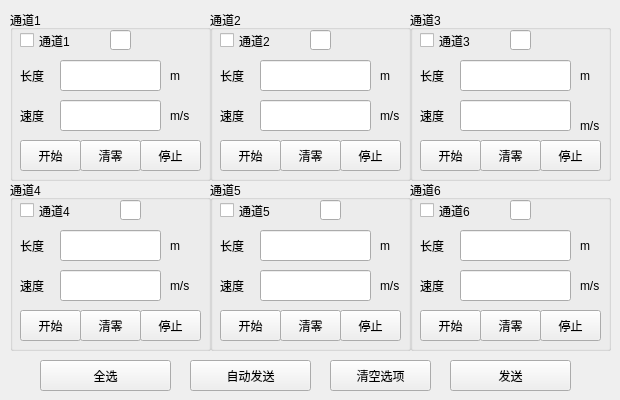
    <widget class="QWidget" name="caiji">
     <attribute name="title">
      <string>采集</string>
     </attribute>
     <widget class="QGroupBox" name="caiji1">
      <property name="geometry">
       <rect>
        <x>10</x>
        <y>10</y>
        <width>201</width>
        <height>171</height>
       </rect>
      </property>
      <property name="title">
       <string>通道1</string>
      </property>
      <widget class="QLineEdit" name="changdu1">
       <property name="geometry">
        <rect>
         <x>50</x>
         <y>50</y>
         <width>101</width>
         <height>31</height>
        </rect>
       </property>
      </widget>
      <widget class="QLineEdit" name="sudu1">
       <property name="geometry">
        <rect>
         <x>50</x>
         <y>90</y>
         <width>101</width>
         <height>31</height>
        </rect>
       </property>
      </widget>
      <widget class="QPushButton" name="caiji1kaishi">
       <property name="geometry">
        <rect>
         <x>10</x>
         <y>130</y>
         <width>61</width>
         <height>31</height>
        </rect>
       </property>
       <property name="text">
        <string>开始</string>
       </property>
      </widget>
      <widget class="QPushButton" name="caiji1qingling">
       <property name="geometry">
        <rect>
         <x>70</x>
         <y>130</y>
         <width>61</width>
         <height>31</height>
        </rect>
       </property>
       <property name="text">
        <string>清零</string>
       </property>
      </widget>
      <widget class="QLabel" name="label_9">
       <property name="geometry">
        <rect>
         <x>10</x>
         <y>50</y>
         <width>41</width>
         <height>31</height>
        </rect>
       </property>
       <property name="text">
        <string>长度</string>
       </property>
      </widget>
      <widget class="QLabel" name="label_13">
       <property name="geometry">
        <rect>
         <x>10</x>
         <y>90</y>
         <width>41</width>
         <height>31</height>
        </rect>
       </property>
       <property name="text">
        <string>速度</string>
       </property>
      </widget>
      <widget class="QCheckBox" name="caiji1check">
       <property name="geometry">
        <rect>
         <x>10</x>
         <y>20</y>
         <width>81</width>
         <height>21</height>
        </rect>
       </property>
       <property name="text">
        <string>通道1</string>
       </property>
      </widget>
      <widget class="QLabel" name="label_7">
       <property name="geometry">
        <rect>
         <x>160</x>
         <y>50</y>
         <width>21</width>
         <height>31</height>
        </rect>
       </property>
       <property name="text">
        <string>m</string>
       </property>
      </widget>
      <widget class="QLabel" name="label_8">
       <property name="geometry">
        <rect>
         <x>160</x>
         <y>90</y>
         <width>31</width>
         <height>31</height>
        </rect>
       </property>
       <property name="text">
        <string>m/s</string>
       </property>
      </widget>
      <widget class="QLineEdit" name="deng1">
       <property name="geometry">
        <rect>
         <x>100</x>
         <y>20</y>
         <width>21</width>
         <height>20</height>
        </rect>
       </property>
      </widget>
     </widget>
     <widget class="QGroupBox" name="groupBox_2">
      <property name="geometry">
       <rect>
        <x>210</x>
        <y>10</y>
        <width>201</width>
        <height>171</height>
       </rect>
      </property>
      <property name="title">
       <string>通道2</string>
      </property>
      <widget class="QLineEdit" name="changdu2">
       <property name="geometry">
        <rect>
         <x>50</x>
         <y>50</y>
         <width>111</width>
         <height>31</height>
        </rect>
       </property>
      </widget>
      <widget class="QLineEdit" name="sudu2">
       <property name="geometry">
        <rect>
         <x>50</x>
         <y>90</y>
         <width>111</width>
         <height>31</height>
        </rect>
       </property>
      </widget>
      <widget class="QPushButton" name="pushButton_11">
       <property name="geometry">
        <rect>
         <x>10</x>
         <y>130</y>
         <width>61</width>
         <height>31</height>
        </rect>
       </property>
       <property name="text">
        <string>开始</string>
       </property>
      </widget>
      <widget class="QPushButton" name="pushButton_12">
       <property name="geometry">
        <rect>
         <x>70</x>
         <y>130</y>
         <width>61</width>
         <height>31</height>
        </rect>
       </property>
       <property name="text">
        <string>清零</string>
       </property>
      </widget>
      <widget class="QPushButton" name="pushButton_13">
       <property name="geometry">
        <rect>
         <x>130</x>
         <y>130</y>
         <width>61</width>
         <height>31</height>
        </rect>
       </property>
       <property name="text">
        <string>停止</string>
       </property>
      </widget>
      <widget class="QLabel" name="label_19">
       <property name="geometry">
        <rect>
         <x>10</x>
         <y>50</y>
         <width>41</width>
         <height>31</height>
        </rect>
       </property>
       <property name="text">
        <string>长度</string>
       </property>
      </widget>
      <widget class="QLabel" name="label_20">
       <property name="geometry">
        <rect>
         <x>10</x>
         <y>90</y>
         <width>41</width>
         <height>31</height>
        </rect>
       </property>
       <property name="text">
        <string>速度</string>
       </property>
      </widget>
      <widget class="QCheckBox" name="caiji2check">
       <property name="geometry">
        <rect>
         <x>10</x>
         <y>20</y>
         <width>81</width>
         <height>21</height>
        </rect>
       </property>
       <property name="text">
        <string>通道2</string>
       </property>
      </widget>
      <widget class="QLabel" name="label_10">
       <property name="geometry">
        <rect>
         <x>170</x>
         <y>50</y>
         <width>21</width>
         <height>31</height>
        </rect>
       </property>
       <property name="text">
        <string>m</string>
       </property>
      </widget>
      <widget class="QLabel" name="label_11">
       <property name="geometry">
        <rect>
         <x>170</x>
         <y>90</y>
         <width>31</width>
         <height>31</height>
        </rect>
       </property>
       <property name="text">
        <string>m/s</string>
       </property>
      </widget>
      <widget class="QLineEdit" name="deng2">
       <property name="geometry">
        <rect>
         <x>100</x>
         <y>20</y>
         <width>21</width>
         <height>20</height>
        </rect>
       </property>
      </widget>
     </widget>
     <widget class="QGroupBox" name="groupBox_3">
      <property name="geometry">
       <rect>
        <x>410</x>
        <y>10</y>
        <width>201</width>
        <height>171</height>
       </rect>
      </property>
      <property name="title">
       <string>通道3</string>
      </property>
      <widget class="QLineEdit" name="changdu3">
       <property name="geometry">
        <rect>
         <x>50</x>
         <y>50</y>
         <width>111</width>
         <height>31</height>
        </rect>
       </property>
      </widget>
      <widget class="QLineEdit" name="sudu3">
       <property name="geometry">
        <rect>
         <x>50</x>
         <y>90</y>
         <width>111</width>
         <height>31</height>
        </rect>
       </property>
      </widget>
      <widget class="QPushButton" name="pushButton_14">
       <property name="geometry">
        <rect>
         <x>10</x>
         <y>130</y>
         <width>61</width>
         <height>31</height>
        </rect>
       </property>
       <property name="text">
        <string>开始</string>
       </property>
      </widget>
      <widget class="QPushButton" name="pushButton_15">
       <property name="geometry">
        <rect>
         <x>70</x>
         <y>130</y>
         <width>61</width>
         <height>31</height>
        </rect>
       </property>
       <property name="text">
        <string>清零</string>
       </property>
      </widget>
      <widget class="QPushButton" name="pushButton_16">
       <property name="geometry">
        <rect>
         <x>130</x>
         <y>130</y>
         <width>61</width>
         <height>31</height>
        </rect>
       </property>
       <property name="text">
        <string>停止</string>
       </property>
      </widget>
      <widget class="QLabel" name="label_21">
       <property name="geometry">
        <rect>
         <x>10</x>
         <y>50</y>
         <width>41</width>
         <height>31</height>
        </rect>
       </property>
       <property name="text">
        <string>长度</string>
       </property>
      </widget>
      <widget class="QLabel" name="label_22">
       <property name="geometry">
        <rect>
         <x>10</x>
         <y>90</y>
         <width>41</width>
         <height>31</height>
        </rect>
       </property>
       <property name="text">
        <string>速度</string>
       </property>
      </widget>
      <widget class="QCheckBox" name="caiji3check">
       <property name="geometry">
        <rect>
         <x>10</x>
         <y>20</y>
         <width>81</width>
         <height>21</height>
        </rect>
       </property>
       <property name="text">
        <string>通道3</string>
       </property>
      </widget>
      <widget class="QLabel" name="label_12">
       <property name="geometry">
        <rect>
         <x>170</x>
         <y>100</y>
         <width>31</width>
         <height>31</height>
        </rect>
       </property>
       <property name="text">
        <string>m/s</string>
       </property>
      </widget>
      <widget class="QLabel" name="label_14">
       <property name="geometry">
        <rect>
         <x>170</x>
         <y>50</y>
         <width>21</width>
         <height>31</height>
        </rect>
       </property>
       <property name="text">
        <string>m</string>
       </property>
      </widget>
      <widget class="QLineEdit" name="deng3">
       <property name="geometry">
        <rect>
         <x>100</x>
         <y>20</y>
         <width>21</width>
         <height>20</height>
        </rect>
       </property>
      </widget>
     </widget>
     <widget class="QGroupBox" name="groupBox_4">
      <property name="geometry">
       <rect>
        <x>10</x>
        <y>180</y>
        <width>201</width>
        <height>171</height>
       </rect>
      </property>
      <property name="title">
       <string>通道4</string>
      </property>
      <widget class="QLineEdit" name="changdu4">
       <property name="geometry">
        <rect>
         <x>50</x>
         <y>50</y>
         <width>101</width>
         <height>31</height>
        </rect>
       </property>
      </widget>
      <widget class="QLineEdit" name="sudu4">
       <property name="geometry">
        <rect>
         <x>50</x>
         <y>90</y>
         <width>101</width>
         <height>31</height>
        </rect>
       </property>
      </widget>
      <widget class="QPushButton" name="pushButton_17">
       <property name="geometry">
        <rect>
         <x>10</x>
         <y>130</y>
         <width>61</width>
         <height>31</height>
        </rect>
       </property>
       <property name="text">
        <string>开始</string>
       </property>
      </widget>
      <widget class="QPushButton" name="pushButton_18">
       <property name="geometry">
        <rect>
         <x>70</x>
         <y>130</y>
         <width>61</width>
         <height>31</height>
        </rect>
       </property>
       <property name="text">
        <string>清零</string>
       </property>
      </widget>
      <widget class="QPushButton" name="pushButton_19">
       <property name="geometry">
        <rect>
         <x>130</x>
         <y>130</y>
         <width>61</width>
         <height>31</height>
        </rect>
       </property>
       <property name="text">
        <string>停止</string>
       </property>
      </widget>
      <widget class="QLabel" name="label_23">
       <property name="geometry">
        <rect>
         <x>10</x>
         <y>50</y>
         <width>41</width>
         <height>31</height>
        </rect>
       </property>
       <property name="text">
        <string>长度</string>
       </property>
      </widget>
      <widget class="QLabel" name="label_24">
       <property name="geometry">
        <rect>
         <x>10</x>
         <y>90</y>
         <width>41</width>
         <height>31</height>
        </rect>
       </property>
       <property name="text">
        <string>速度</string>
       </property>
      </widget>
      <widget class="QCheckBox" name="caiji4check">
       <property name="geometry">
        <rect>
         <x>10</x>
         <y>20</y>
         <width>81</width>
         <height>21</height>
        </rect>
       </property>
       <property name="text">
        <string>通道4</string>
       </property>
      </widget>
      <widget class="QLabel" name="label_15">
       <property name="geometry">
        <rect>
         <x>160</x>
         <y>50</y>
         <width>21</width>
         <height>31</height>
        </rect>
       </property>
       <property name="text">
        <string>m</string>
       </property>
      </widget>
      <widget class="QLabel" name="label_16">
       <property name="geometry">
        <rect>
         <x>160</x>
         <y>90</y>
         <width>31</width>
         <height>31</height>
        </rect>
       </property>
       <property name="text">
        <string>m/s</string>
       </property>
      </widget>
      <widget class="QLineEdit" name="deng4">
       <property name="geometry">
        <rect>
         <x>110</x>
         <y>20</y>
         <width>21</width>
         <height>20</height>
        </rect>
       </property>
      </widget>
     </widget>
     <widget class="QGroupBox" name="groupBox_5">
      <property name="geometry">
       <rect>
        <x>210</x>
        <y>180</y>
        <width>201</width>
        <height>171</height>
       </rect>
      </property>
      <property name="title">
       <string>通道5</string>
      </property>
      <widget class="QLineEdit" name="changdu5">
       <property name="geometry">
        <rect>
         <x>50</x>
         <y>50</y>
         <width>111</width>
         <height>31</height>
        </rect>
       </property>
      </widget>
      <widget class="QLineEdit" name="sudu5">
       <property name="geometry">
        <rect>
         <x>50</x>
         <y>90</y>
         <width>111</width>
         <height>31</height>
        </rect>
       </property>
      </widget>
      <widget class="QPushButton" name="pushButton_20">
       <property name="geometry">
        <rect>
         <x>10</x>
         <y>130</y>
         <width>61</width>
         <height>31</height>
        </rect>
       </property>
       <property name="text">
        <string>开始</string>
       </property>
      </widget>
      <widget class="QPushButton" name="pushButton_21">
       <property name="geometry">
        <rect>
         <x>70</x>
         <y>130</y>
         <width>61</width>
         <height>31</height>
        </rect>
       </property>
       <property name="text">
        <string>清零</string>
       </property>
      </widget>
      <widget class="QPushButton" name="pushButton_22">
       <property name="geometry">
        <rect>
         <x>130</x>
         <y>130</y>
         <width>61</width>
         <height>31</height>
        </rect>
       </property>
       <property name="text">
        <string>停止</string>
       </property>
      </widget>
      <widget class="QLabel" name="label_25">
       <property name="geometry">
        <rect>
         <x>10</x>
         <y>50</y>
         <width>41</width>
         <height>31</height>
        </rect>
       </property>
       <property name="text">
        <string>长度</string>
       </property>
      </widget>
      <widget class="QLabel" name="label_26">
       <property name="geometry">
        <rect>
         <x>10</x>
         <y>90</y>
         <width>41</width>
         <height>31</height>
        </rect>
       </property>
       <property name="text">
        <string>速度</string>
       </property>
      </widget>
      <widget class="QCheckBox" name="caiji5check">
       <property name="geometry">
        <rect>
         <x>10</x>
         <y>20</y>
         <width>81</width>
         <height>21</height>
        </rect>
       </property>
       <property name="text">
        <string>通道5</string>
       </property>
      </widget>
      <widget class="QLabel" name="label_35">
       <property name="geometry">
        <rect>
         <x>170</x>
         <y>90</y>
         <width>31</width>
         <height>31</height>
        </rect>
       </property>
       <property name="text">
        <string>m/s</string>
       </property>
      </widget>
      <widget class="QLabel" name="label_36">
       <property name="geometry">
        <rect>
         <x>170</x>
         <y>50</y>
         <width>21</width>
         <height>31</height>
        </rect>
       </property>
       <property name="text">
        <string>m</string>
       </property>
      </widget>
      <widget class="QLineEdit" name="deng5">
       <property name="geometry">
        <rect>
         <x>110</x>
         <y>20</y>
         <width>21</width>
         <height>20</height>
        </rect>
       </property>
      </widget>
     </widget>
     <widget class="QGroupBox" name="groupBox_6">
      <property name="geometry">
       <rect>
        <x>410</x>
        <y>180</y>
        <width>201</width>
        <height>171</height>
       </rect>
      </property>
      <property name="title">
       <string>通道6</string>
      </property>
      <widget class="QLineEdit" name="changdu6">
       <property name="geometry">
        <rect>
         <x>50</x>
         <y>50</y>
         <width>111</width>
         <height>31</height>
        </rect>
       </property>
      </widget>
      <widget class="QLineEdit" name="sudu6">
       <property name="geometry">
        <rect>
         <x>50</x>
         <y>90</y>
         <width>111</width>
         <height>31</height>
        </rect>
       </property>
      </widget>
      <widget class="QPushButton" name="pushButton_23">
       <property name="geometry">
        <rect>
         <x>10</x>
         <y>130</y>
         <width>61</width>
         <height>31</height>
        </rect>
       </property>
       <property name="text">
        <string>开始</string>
       </property>
      </widget>
      <widget class="QPushButton" name="pushButton_24">
       <property name="geometry">
        <rect>
         <x>70</x>
         <y>130</y>
         <width>61</width>
         <height>31</height>
        </rect>
       </property>
       <property name="text">
        <string>清零</string>
       </property>
      </widget>
      <widget class="QPushButton" name="pushButton_25">
       <property name="geometry">
        <rect>
         <x>130</x>
         <y>130</y>
         <width>61</width>
         <height>31</height>
        </rect>
       </property>
       <property name="text">
        <string>停止</string>
       </property>
      </widget>
      <widget class="QLabel" name="label_27">
       <property name="geometry">
        <rect>
         <x>10</x>
         <y>50</y>
         <width>41</width>
         <height>31</height>
        </rect>
       </property>
       <property name="text">
        <string>长度</string>
       </property>
      </widget>
      <widget class="QLabel" name="label_28">
       <property name="geometry">
        <rect>
         <x>10</x>
         <y>90</y>
         <width>41</width>
         <height>31</height>
        </rect>
       </property>
       <property name="text">
        <string>速度</string>
       </property>
      </widget>
      <widget class="QCheckBox" name="caiji6check">
       <property name="geometry">
        <rect>
         <x>10</x>
         <y>20</y>
         <width>81</width>
         <height>21</height>
        </rect>
       </property>
       <property name="text">
        <string>通道6</string>
       </property>
      </widget>
      <widget class="QLabel" name="label_37">
       <property name="geometry">
        <rect>
         <x>170</x>
         <y>50</y>
         <width>21</width>
         <height>31</height>
        </rect>
       </property>
       <property name="text">
        <string>m</string>
       </property>
      </widget>
      <widget class="QLabel" name="label_38">
       <property name="geometry">
        <rect>
         <x>170</x>
         <y>90</y>
         <width>31</width>
         <height>31</height>
        </rect>
       </property>
       <property name="text">
        <string>m/s</string>
       </property>
      </widget>
      <widget class="QLineEdit" name="deng6">
       <property name="geometry">
        <rect>
         <x>100</x>
         <y>20</y>
         <width>21</width>
         <height>20</height>
        </rect>
       </property>
      </widget>
     </widget>
     <widget class="QPushButton" name="caijiyitingzhi">
      <property name="geometry">
       <rect>
        <x>140</x>
        <y>140</y>
        <width>61</width>
        <height>31</height>
       </rect>
      </property>
      <property name="text">
       <string>停止</string>
      </property>
     </widget>
     <widget class="QPushButton" name="quanxuan">
      <property name="geometry">
       <rect>
        <x>40</x>
        <y>360</y>
        <width>131</width>
        <height>31</height>
       </rect>
      </property>
      <property name="text">
       <string>全选</string>
      </property>
     </widget>
     <widget class="QPushButton" name="zidongfasong">
      <property name="geometry">
       <rect>
        <x>190</x>
        <y>360</y>
        <width>121</width>
        <height>31</height>
       </rect>
      </property>
      <property name="text">
       <string>自动发送</string>
      </property>
     </widget>
     <widget class="QPushButton" name="qingkongxuanxiang">
      <property name="geometry">
       <rect>
        <x>330</x>
        <y>360</y>
        <width>101</width>
        <height>31</height>
       </rect>
      </property>
      <property name="text">
       <string>清空选项</string>
      </property>
     </widget>
     <widget class="QPushButton" name="sendButton">
      <property name="geometry">
       <rect>
        <x>450</x>
        <y>360</y>
        <width>121</width>
        <height>31</height>
       </rect>
      </property>
      <property name="text">
       <string>发送</string>
      </property>
     </widget>
    </widget>
